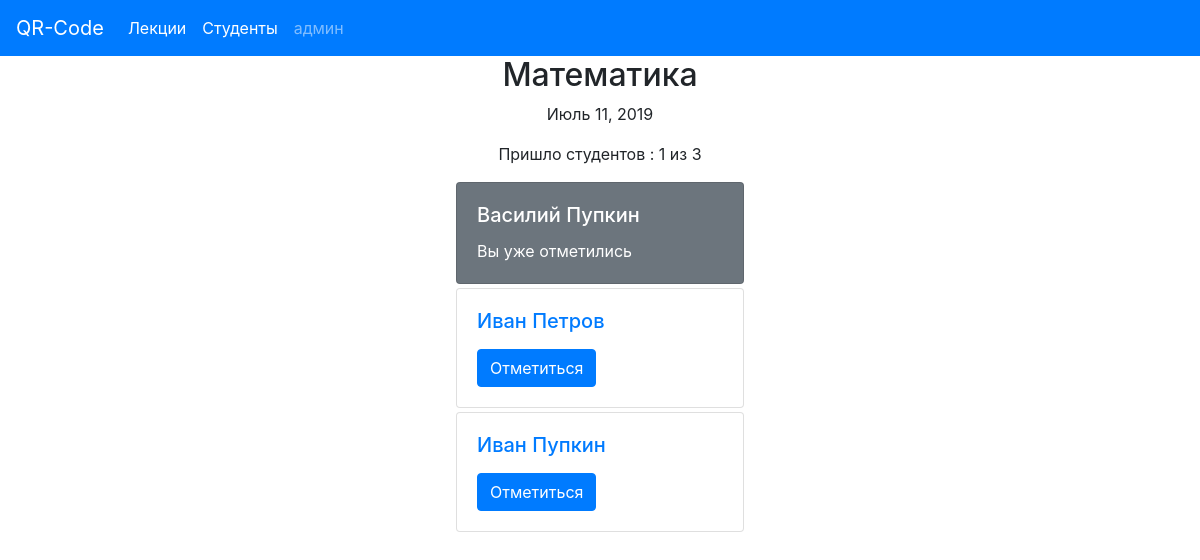
Screenshot of /qr/6/lecture/ with the database file from the repository.
### testpages/models.py (models this page shows, shortened)
class Lecture(models.Model):
    title = models.CharField(max_length=50)
    date = models.DateField(auto_created=True)
    students_come = models.ManyToManyField('Student', blank=True,
                                           related_name='students',)
    group = models.ForeignKey(
        Group,
        on_delete=models.SET_NULL,
        null=True, blank=True
    )
    def group_admin(self):
        return '{}'.format(self.group)
    group_admin.short_description = 'Группа'
    def title_admin(self):
        return '{}'.format(self.title)
    title_admin.short_description = 'Лекция'
    def date_admin(self):
        return '{}'.format(self.date)
    date_admin.short_description = 'Дата'
    def stud_come(self):
        a = self.students_come.count()
        b = self.group.student_set.filter(active=True).values().count()
        return str(a) + ' из ' + str(b)
    stud_come.short_description = 'Студентов пришло'
    class Meta:
        verbose_name = 'Лекцию'
        verbose_name_plural = 'Лекции'
        ordering = ['-date']

class Student(models.Model):
    name = models.CharField(max_length=150, unique=True)
    active = models.BooleanField(default=True)
    group = models.ForeignKey(
        Group,
        on_delete=models.SET_NULL,
        null=True, blank=True
    )
    def name_admin(self):
        return '{}'.format(self.name)
    name_admin.short_description = 'Студент'
    def group_admin(self):
        return '{}'.format(self.group)
    group_admin.short_description = 'Группа'
    def active_admin(self):
        if self.active :
            return 'Да'
        else:
            return 'Нет'
    active_admin.short_description = 'Активный'
    class Meta:
        verbose_name = 'Студента'
        verbose_name_plural = 'Студенты'
        ordering = ['group', 'name']

### testpages/views.py (the view, shortened to what this page needs)
# urls.py: path('qr/<int:id>/lecture/', LectureIdPage.as_view(), name='lecture_id_page'),
class LectureIdPage(View):
    def get(self, request, id):
        ls = get_object_or_404(Lecture, id__iexact=id)
        students = Student.objects.filter(active=True, group=ls.group.id)
        count = Lecture.objects.get(id=id).group.student_set.filter(active=True).values().count()
        return render(request, 'testpages/lecture_id.html',
                      context={'ls': ls, 'students': students, 'count': count})

### testpages/templates/testpages/lecture_id.html (shortened to what this page needs)
{% extends 'testpages/base_page.html' %}
{% block content %}
            <h2 align="center" >{{ls.title}}</h2>
            <p align="center" >{{ls.date}} </p>
            <p align="center" >Пришло студентов : {{ ls.students_come.count }} из {{count}} </p>
{% for student in students %}
{% if student in ls.students_come.all %}
                <form action= "#" method="post">
                     <div class="card text-white bg-secondary mt-1 ml-auto mr-auto " style="width: 18rem;">
                         <div class="card-body">
                        <h5 class="card-title">{{ student.name }}</h5>
                        <p class="card-text">Вы уже отметились </p>
                      </div>
                    </div>
                </form>
{% else %}
                <form action= "#" method="post">
                     <div class="card text-primary mt-1 ml-auto mr-auto " style="width: 18rem;">
                      <div class="card-body">
                        <h5 class="card-title">{{ student.name }}</h5>
                        <button class="btn btn-primary" >Отметиться</button>
                      </div>
                    </div>
                </form>
{% endif %}
{% endfor %}
{% endblock %}

### rows the page displays
Lecture: title "Математика", date "Июль 11, 2019", students_come.count "1"
Student: name "Василий Пупкин"
Student: name "Иван Петров"
Student: name "Иван Пупкин"

### other values shown
{{ count }} "3"
